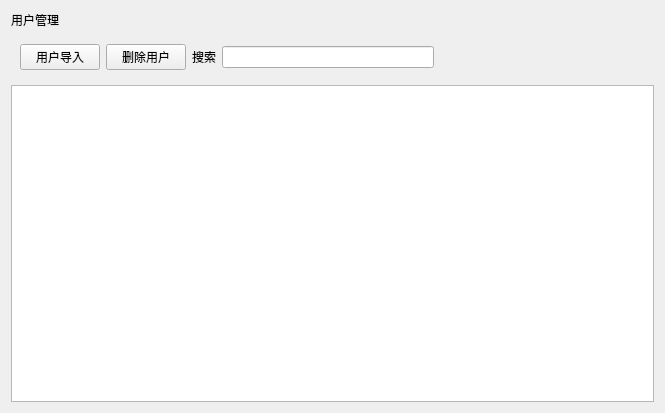
<?xml version="1.0" encoding="UTF-8"?>
<ui version="4.0">
 <class>userManager</class>
 <widget class="QWidget" name="userManager">
  <property name="geometry">
   <rect>
    <x>0</x>
    <y>0</y>
    <width>665</width>
    <height>413</height>
   </rect>
  </property>
  <property name="windowTitle">
   <string>Form</string>
  </property>
  <property name="styleSheet">
   <string notr="true"/>
  </property>
  <property name="name" stdset="0">
   <string>bg</string>
  </property>
  <layout class="QGridLayout" name="gridLayout_2">
   <item row="0" column="0">
    <widget class="QLabel" name="la_title">
     <property name="text">
      <string>用户管理</string>
     </property>
     <property name="name" stdset="0">
      <string>title</string>
     </property>
    </widget>
   </item>
   <item row="1" column="0">
    <widget class="QWidget" name="widget" native="true">
     <layout class="QGridLayout" name="gridLayout">
      <item row="0" column="1">
       <widget class="QPushButton" name="pushButton_2">
        <property name="text">
         <string>删除用户</string>
        </property>
        <property name="name" stdset="0">
         <string>btn</string>
        </property>
       </widget>
      </item>
      <item row="0" column="2">
       <widget class="QLabel" name="label">
        <property name="text">
         <string>搜索</string>
        </property>
        <property name="alignment">
         <set>Qt::AlignRight|Qt::AlignTrailing|Qt::AlignVCenter</set>
        </property>
        <property name="name" stdset="0">
         <string>lb</string>
        </property>
       </widget>
      </item>
      <item row="0" column="3">
       <widget class="QLineEdit" name="lineEdit">
        <property name="name" stdset="0">
         <string>le</string>
        </property>
       </widget>
      </item>
      <item row="0" column="0">
       <widget class="QPushButton" name="pushButton">
        <property name="text">
         <string>用户导入</string>
        </property>
        <property name="name" stdset="0">
         <string>btn</string>
        </property>
       </widget>
      </item>
      <item row="0" column="4">
       <spacer name="horizontalSpacer">
        <property name="orientation">
         <enum>Qt::Horizontal</enum>
        </property>
        <property name="sizeHint" stdset="0">
         <size>
          <width>40</width>
          <height>20</height>
         </size>
        </property>
       </spacer>
      </item>
     </layout>
    </widget>
   </item>
   <item row="2" column="0">
    <widget class="QTableView" name="tableView">
     <property name="name" stdset="0">
      <string>table</string>
     </property>
    </widget>
   </item>
  </layout>
 </widget>
 <resources/>
 <connections/>
</ui>
